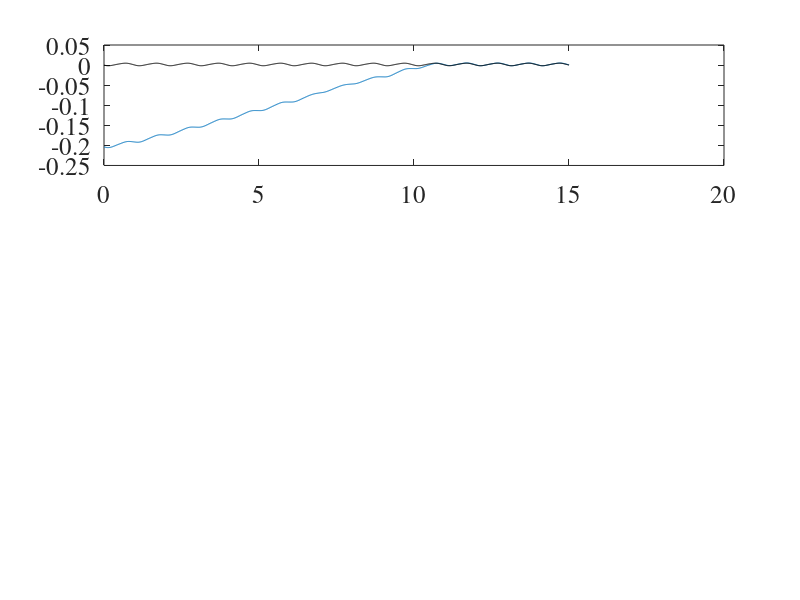

Reproduce this figure in MATLAB. (Note: this script raises an error after producing the figure.)
%% Figures for controlled hover
addpath('../modules', '../sim_data', '../');
set(0,'DefaultAxesFontName','times');
set(0,'DefaultAxesFontSize',18);
load('sim_QS_x_hover_control.mat');

h_x=figure;
for ii=1:3 
    subplot(3,1,ii);
    plot(t*WK.f,x(ii,:));
    hold on;
    plot(t*WK.f,des.x_fit_t(ii, :), 'k');
    patch_downstroke(h_x,t*WK.f,Euler_R_dot);
end
xlabel('$t/T$','interpreter','latex');
subplot(3,1,2);
ylabel('$x$','interpreter','latex');
print(h_x, 'hover_control_pos', '-depsc');

h_x_dot=figure;
for ii=1:3 
    subplot(3,1,ii);
    plot(t*WK.f,x_dot(ii,:));
    hold on;
    plot(t*WK.f,des.x_dot_fit_t(ii, :), 'k');
    patch_downstroke(h_x_dot,t*WK.f,Euler_R_dot);
end
xlabel('$t/T$','interpreter','latex');
subplot(3,1,2);
ylabel('$\dot x$','interpreter','latex');
print(h_x_dot, 'hover_control_vel', '-depsc');

h_err = figure;
subplot(3,1,1);
plot(t*WK.f, pos_err(1,:));
patch_downstroke(h_err,t*WK.f,Euler_R_dot);
subplot(3,1,2);
plot(t*WK.f, pos_err(2,:));
patch_downstroke(h_err,t*WK.f,Euler_R_dot);
ylabel('$\Delta x$','interpreter','latex');
subplot(3,1,3);
plot(t*WK.f, pos_err(3,:));
patch_downstroke(h_err,t*WK.f,Euler_R_dot);

des_cont = load('sim_QS_x_hover.mat', 'Euler_R', 'theta_A', 't');
des.Euler_R_fit_t = zeros(3, N);
des.theta_A_fit_t = fit(des_cont.t, des_cont.theta_A', 'fourier8');
des.theta_A_fit_t = des.theta_A_fit_t(t);
for i=1:3
    f = fit(des_cont.t, des_cont.Euler_R(i, :)', 'fourier8');
    des.Euler_R_fit_t(i,:) = f(t);
end
h_wk = figure;
subplot(4,1,1);
plot(t*WK.f, Euler_R(1,:) * 180/pi);
hold on;
plot(t*WK.f, des.Euler_R_fit_t(1,:) * 180/pi, 'k');
patch_downstroke(h_wk,t*WK.f,Euler_R_dot);
ylabel('$\phi$','interpreter','latex');
subplot(4,1,2);
plot(t*WK.f, Euler_R(2,:) * 180/pi);
hold on;
plot(t*WK.f, des.Euler_R_fit_t(2,:) * 180/pi, 'k');
patch_downstroke(h_wk,t*WK.f,Euler_R_dot);
ylabel('$\theta$','interpreter','latex');
subplot(4,1,3);
plot(t*WK.f, Euler_R(3,:) * 180/pi);
hold on;
plot(t*WK.f, des.Euler_R_fit_t(3,:) * 180/pi, 'k');
patch_downstroke(h_wk,t*WK.f,Euler_R_dot);
ylabel('$\psi$','interpreter','latex');
subplot(4,1,4);
plot(t*WK.f, theta_A * 180/pi);
hold on;
plot(t*WK.f, des.theta_A_fit_t * 180/pi, 'k');
patch_downstroke(h_wk,t*WK.f,Euler_R_dot);
ylabel('$\theta_A$','interpreter','latex');
xlabel('$t/T$','interpreter','latex');
print(h_wk, 'hover_control_wk', '-depsc');

h_control = figure;
subplot(4,1,1);
plot(t*WK.f, dang(1,:));
patch_downstroke(h_control,t*WK.f,Euler_R_dot);
ylabel('$\Delta \phi_{m_s}$','interpreter','latex');
subplot(4,1,2);
plot(t*WK.f, dang(4,:));
patch_downstroke(h_control,t*WK.f,Euler_R_dot);
ylabel('$\Delta \phi_{m_k}$','interpreter','latex');
subplot(4,1,3);
plot(t*WK.f, dang(2,:));
patch_downstroke(h_control,t*WK.f,Euler_R_dot);
ylabel('$\Delta \theta_0$','interpreter','latex');
subplot(4,1,4);
plot(t*WK.f, dang(3,:));
patch_downstroke(h_control,t*WK.f,Euler_R_dot);
ylabel('$\Delta \theta_{A_m}$','interpreter','latex');
xlabel('$t/T$','interpreter','latex');
print(h_control, 'hover_control_input', '-depsc');
